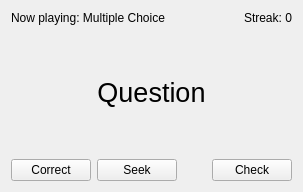
                  <widget class="QWidget" name="scrollAreaWidgetContents">
                   <property name="geometry">
                    <rect>
                     <x>0</x>
                     <y>0</y>
                     <width>303</width>
                     <height>192</height>
                    </rect>
                   </property>
                   <layout class="QVBoxLayout" name="verticalLayout_4">
                    <item>
                     <layout class="QHBoxLayout" name="horizontalLayout_5">
                      <item>
                       <widget class="QLabel" name="label_game_info_mc">
                        <property name="cursor">
                         <cursorShape>IBeamCursor</cursorShape>
                        </property>
                        <property name="toolTip">
                         <string>Info about actions</string>
                        </property>
                        <property name="statusTip">
                         <string>Info about actions</string>
                        </property>
                        <property name="text">
                         <string>Now playing: Multiple Choice</string>
                        </property>
                        <property name="textInteractionFlags">
                         <set>Qt::TextInteractionFlag::LinksAccessibleByMouse|Qt::TextInteractionFlag::TextSelectableByMouse</set>
                        </property>
                       </widget>
                      </item>
                      <item alignment="Qt::AlignmentFlag::AlignRight">
                       <widget class="QLabel" name="label_streak_mc">
                        <property name="cursor">
                         <cursorShape>IBeamCursor</cursorShape>
                        </property>
                        <property name="toolTip">
                         <string>Current streak: 0, All time streak: 0</string>
                        </property>
                        <property name="statusTip">
                         <string>Current streak: 0, All time streak: 0</string>
                        </property>
                        <property name="text">
                         <string>Streak: 0</string>
                        </property>
                        <property name="textInteractionFlags">
                         <set>Qt::TextInteractionFlag::TextBrowserInteraction</set>
                        </property>
                       </widget>
                      </item>
                     </layout>
                    </item>
                    <item>
                     <spacer name="verticalSpacer_play_top_3">
                      <property name="orientation">
                       <enum>Qt::Orientation::Vertical</enum>
                      </property>
                      <property name="sizeHint" stdset="0">
                       <size>
                        <width>0</width>
                        <height>0</height>
                       </size>
                      </property>
                     </spacer>
                    </item>
                    <item>
                     <layout class="QHBoxLayout" name="horizontalLayout_7">
                      <item>
                       <widget class="QLabel" name="label_question_mc">
                        <property name="font">
                         <font>
                          <pointsize>20</pointsize>
                         </font>
                        </property>
                        <property name="cursor">
                         <cursorShape>IBeamCursor</cursorShape>
                        </property>
                        <property name="toolTip">
                         <string>The question</string>
                        </property>
                        <property name="statusTip">
                         <string>The question</string>
                        </property>
                        <property name="text">
                         <string>Question</string>
                        </property>
                        <property name="alignment">
                         <set>Qt::AlignmentFlag::AlignCenter</set>
                        </property>
                        <property name="wordWrap">
                         <bool>true</bool>
                        </property>
                        <property name="textInteractionFlags">
                         <set>Qt::TextInteractionFlag::LinksAccessibleByMouse|Qt::TextInteractionFlag::TextEditable|Qt::TextInteractionFlag::TextSelectableByMouse</set>
                        </property>
                       </widget>
                      </item>
                     </layout>
                    </item>
                    <item>
                     <spacer name="verticalSpacer_play_middle_3">
                      <property name="orientation">
                       <enum>Qt::Orientation::Vertical</enum>
                      </property>
                      <property name="sizeHint" stdset="0">
                       <size>
                        <width>0</width>
                        <height>0</height>
                       </size>
                      </property>
                     </spacer>
                    </item>
                    <item>
                     <layout class="QVBoxLayout" name="mc_options"/>
                    </item>
                    <item>
                     <layout class="QHBoxLayout" name="horizontalLayout_6">
                      <item>
                       <widget class="QPushButton" name="pushButton_correct_mc">
                        <property name="toolTip">
                         <string>Show the correct answer</string>
                        </property>
                        <property name="statusTip">
                         <string>Show the correct answer</string>
                        </property>
                        <property name="text">
                         <string>Correct</string>
                        </property>
                       </widget>
                      </item>
                      <item>
                       <widget class="QPushButton" name="pushButton_seek_mc">
                        <property name="toolTip">
                         <string>Seek to a specific question</string>
                        </property>
                        <property name="statusTip">
                         <string>Seek to a specific question</string>
                        </property>
                        <property name="text">
                         <string>Seek</string>
                        </property>
                       </widget>
                      </item>
                      <item>
                       <spacer name="horizontalSpacer_3">
                        <property name="orientation">
                         <enum>Qt::Orientation::Horizontal</enum>
                        </property>
                        <property name="sizeHint" stdset="0">
                         <size>
                          <width>0</width>
                          <height>0</height>
                         </size>
                        </property>
                       </spacer>
                      </item>
                      <item>
                       <widget class="QPushButton" name="pushButton_check_mc">
                        <property name="toolTip">
                         <string>Check if the answer is correct</string>
                        </property>
                        <property name="statusTip">
                         <string>Check if the answer is correct</string>
                        </property>
                        <property name="text">
                         <string>Check</string>
                        </property>
                       </widget>
                      </item>
                     </layout>
                    </item>
                   </layout>
                  </widget>
